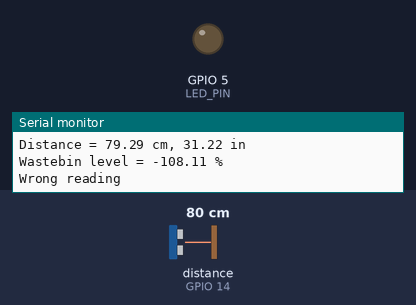
Recording of a sketch running on a simulated ESP8266 (NodeMCU). Parts: output pins drawn as LEDs (lit = HIGH), the last lines printed to the serial monitor. Wiring (inferred from the names in the program): ultrasonic range finder: trigger GPIO 12; echo GPIO 14. The inputs (shaded band) are chosen by the test bench; at power-on: distance to the obstacle (sensor on GPIO 14) 80 cm. The echo pulse lasts 58.3 µs per cm; WiFi joins after 1.5 s; servers stay silent unless stated; no MQTT or app messages arrive unless stated; pins used as bus, display or sensor lines are not drawn.

Above: at 7.7 s.
7.8 s: distance to the obstacle (sensor on GPIO 14) set to 9 cm
11.0 s: distance to the obstacle (sensor on GPIO 14) set to 6 cm
At 12.9 s:
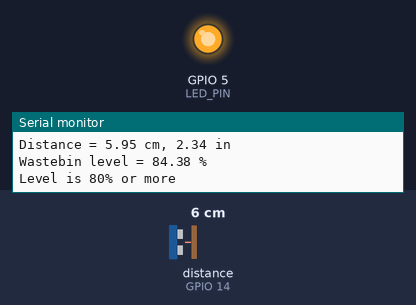
17.1 s: distance to the obstacle (sensor on GPIO 14) set to 18 cm
At 18.0 s:
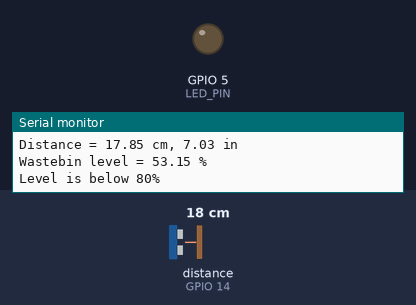
19.1 s: distance to the obstacle (sensor on GPIO 14) set to 2 cm
At 20.9 s:
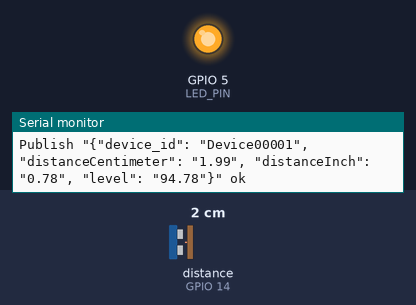
Timing chart, 0 to 22.1 s (numbered marks = the images above; inputs shaded):
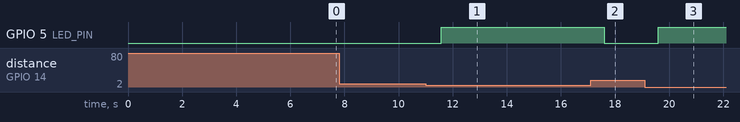

Measured:
- the behaviour switches between 8 and 7 cm on distance to the obstacle (sensor on GPIO 14) (found by bisection; images 0 and 1)
- after the input at 11.0 s, GPIO 5 (LED_PIN): LOW → HIGH after 0.59 s
- after the input at 17.1 s, GPIO 5 (LED_PIN): HIGH → LOW after 0.50 s
- after the input at 19.1 s, GPIO 5 (LED_PIN): LOW → HIGH after 0.51 s

The sketch:

HC-SR04_Ultrasonic_Sensor_MQTT.ino
```cpp
/*
Welcome to JP Learning
*/
#include <ESP8266WiFi.h>
#include <PubSubClient.h>
#include <ArduinoJson.h>

#define TRIGGER_PIN 12
#define ECHO_PIN 14
#define LED_PIN 5

// Wi-Fi Credentials
const char* ssid = "Your SSID";
const char* password = "Your Password";

// MQTT Broker Details
String device_id = "Device0001";
const char* mqtt_server = "broker.hivemq.com";
const int mqtt_port = 1883;
const char* mqtt_user = "Device0001";
const char* mqtt_password = "Device0001";
const char* mqtt_clientId = "Deivce_Device0001";
const char* topic_publish = "JPLearning_SensorData";
const char* topic_subscribe = "JPLearning_CommandRequest";

WiFiClient esp_client;
void callback(char* topic, byte* payload, unsigned int length);
PubSubClient mqtt_client(mqtt_server, mqtt_port, callback, esp_client);

// Data Sending Time
unsigned long CurrentMillis, PreviousMillis, DataSendingTime = (unsigned long) 1000 * 10;

// Variable
float distanceCentimeter, distanceInch, level;
void setup() {
  Serial.begin(115200);
  pinMode(TRIGGER_PIN, OUTPUT);
  pinMode(ECHO_PIN, INPUT);
  pinMode(LED_PIN, OUTPUT);
  delay(5000);
  Serial.println("\n\nWelcome to JP Learning\n");
  setup_wifi();
  mqtt_connect();
}

void loop() {
  // Clears the trigPin condition
  digitalWrite(TRIGGER_PIN, LOW);
  delayMicroseconds(2);
  // Sets the trigPin HIGH (ACTIVE) for 10 microseconds
  digitalWrite(TRIGGER_PIN, HIGH);
  delayMicroseconds(10);
  digitalWrite(TRIGGER_PIN, LOW);
  // Reads the echoPin, returns the sound wave travel time in microseconds
  float duration = pulseIn(ECHO_PIN, HIGH);
  // Calculating the distance in cm
  distanceCentimeter = duration * 0.017; // Speed of sound wave divided by 2 (go and back)
  // Calculating the distance in inches (in = cm * 0.393701)
  distanceInch = distanceCentimeter * 0.393701;

  level = 100 - ((distanceInch / 15) * 100);

  Serial.println("\n\nDistance = " + String(distanceCentimeter) + " cm, " + String(distanceInch) + " in");
  Serial.println("Wastebin level = " + String(level) + " %");

  if (level >= 0 && level <= 100) {
    if (level >= 80) {
      digitalWrite(LED_PIN, HIGH);
      Serial.println("\nLevel is 80% or more");
    } else {
      digitalWrite(LED_PIN, LOW);
      Serial.println("\nLevel is below 80%");
    }

    // Devices State Sync Request
    CurrentMillis = millis();
    if (CurrentMillis - PreviousMillis > DataSendingTime) {
      PreviousMillis = CurrentMillis;

      // Publish Distance Data
      String pkt = "{";
      pkt += "\"device_id\": \"Device00001\", ";
      pkt += "\"distanceCentimeter\": \"" + String(distanceCentimeter) + "\", ";
      pkt += "\"distanceInch\": \"" + String(distanceInch) + "\", ";
      pkt += "\"level\": \"" + String(level) + "\"";
      pkt += "}";
      mqtt_publish((char*) pkt.c_str());
    }
  } else
    Serial.println("\nWrong reading");

  if (!mqtt_client.loop())
    mqtt_connect();
  delay(1000);
}

void setup_wifi() {
  Serial.println();
  Serial.print("Connecting to ");
  Serial.println("\"" + String(ssid) + "\"");

  WiFi.begin(ssid, password);
  while (WiFi.status() != WL_CONNECTED) {
    delay(500);
    Serial.print(".");
  }
  Serial.println("\nWiFi connected");
  Serial.print("IP address: ");
  Serial.println(WiFi.localIP());
}

void mqtt_connect() {
  // Loop until we're reconnected
  while (!mqtt_client.connected()) {
    Serial.println("Attempting MQTT connection...");
    // Attempt to connect
    //    if (mqtt_client.connect(mqtt_clientId, mqtt_user, mqtt_password)) {
    if (mqtt_client.connect(mqtt_clientId)) {
      Serial.println("MQTT Client Connected");
      // Subscribe
      mqtt_subscribe(topic_subscribe);
    } else {
      Serial.print("failed, rc=");
      Serial.print(mqtt_client.state());
      Serial.println(" try again in 5 seconds");
      // Wait 5 seconds before retrying
      delay(5000);
    }
  }
}
void mqtt_publish(char * data) {
  mqtt_connect();
  if (mqtt_client.publish(topic_publish, data))
    Serial.println("Publish \"" + String(data) + "\" ok");
  else
    Serial.println("Publish \"" + String(data) + "\" failed");
}
void mqtt_subscribe(const char * topic) {
  if (mqtt_client.subscribe(topic))
    Serial.println("Subscribe \"" + String(topic) + "\" ok");
  else
    Serial.println("Subscribe \"" + String(topic) + "\" failed");
}
void callback(char* topic, byte* payload, unsigned int length) {
  String command;
  Serial.print("\n\nMessage arrived [");
  Serial.print(topic);
  Serial.println("] ");
  for (int i = 0; i < length; i++)
    command += (char)payload[i];

  if (command.length() > 0)
    Serial.println("Command receive is : " + command);

  DynamicJsonDocument doc(1024);
  deserializeJson(doc, command);
  JsonObject obj = doc.as<JsonObject>();

  String id = obj[String("device_id")];
  String type = obj[String("type")];
  String value = obj[String("value")];
  Serial.println("\nCommand device_id is : " + id);
  Serial.println("Command type is : " + type);
  Serial.println("Command value is : " + value);
}
```
